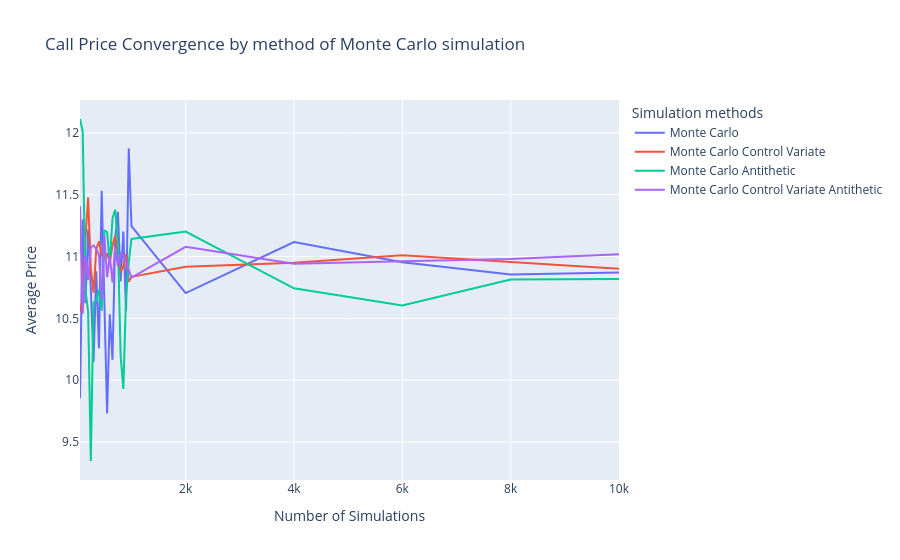

Notebook source saved alongside this figure:
### Code cell
fig = go.Figure()

# Courbe 1 : Moyenne
fig.add_trace(go.Scatter(
    x=df_call_mc.index,
    y=df_call_mc["mean"],
    mode='lines',
    name='Monte Carlo'
))

fig.add_trace(go.Scatter(
    x=df_call_mc_cv.index,
    y=df_call_mc_cv["mean"],
    mode='lines',
    name='Monte Carlo Control Variate'
))

fig.add_trace(go.Scatter(
    x=df_call_mc_an.index,
    y=df_call_mc_an["mean"],
    mode='lines',
    name='Monte Carlo Antithetic'
))

fig.add_trace(go.Scatter(
    x=df_call_mc_an_cv.index,
    y=df_call_mc_an_cv["mean"],
    mode='lines',
    name='Monte Carlo Control Variate Antithetic'
))

fig.update_layout(
    title="Call Price Convergence by method of Monte Carlo simulation",
    xaxis_title="Number of Simulations",
    yaxis_title="Average Price",
    legend_title="Simulation methods"
)

fig.show()

### Figure 1 — Plotly figure (JSON) as saved in the notebook; plotly's stock layout.template omitted (floating-point values rounded to 4 significant figures)
{"data": [{"mode": "lines", "name": "Monte Carlo", "type": "scatter", "x": [50, 100, 150, 200, 250, 300, 350, 400, 450, 500, 550, 600, 650, 700, 750, 800, 850, 900, 950, 1000, 2000, 4000, 6000, 8000, 10000], "y": [9.854, 11.3, 10.62, 11.22, 10.74, 10.15, 10.88, 10.26, 11.53, 10.7, 9.73, 10.53, 10.16, 11.15, 11.36, 10.8, 11.2, 10.56, 11.88, 11.25, 10.7, 11.12, 10.96, 10.86, 10.87]}, {"mode": "lines", "name": "Monte Carlo Control Variate", "type": "scatter", "x": [50, 100, 150, 200, 250, 300, 350, 400, 450, 500, 550, 600, 650, 700, 750, 800, 850, 900, 950, 1000, 2000, 4000, 6000, 8000, 10000], "y": [10.55, 10.66, 11.15, 11.48, 10.9, 10.71, 11.06, 11.12, 11.01, 10.98, 11.03, 10.95, 11.09, 11.17, 11.03, 10.87, 10.92, 11.02, 10.8, 10.84, 10.92, 10.95, 11.01, 10.96, 10.9]}, {"mode": "lines", "name": "Monte Carlo Antithetic", "type": "scatter", "x": [50, 100, 150, 200, 250, 300, 350, 400, 450, 500, 550, 600, 650, 700, 750, 800, 850, 900, 950, 1000, 2000, 4000, 6000, 8000, 10000], "y": [12.11, 12.01, 10.73, 10.55, 9.347, 10.63, 10.64, 10.73, 10.56, 11.21, 11.2, 10.95, 11.31, 11.38, 11.11, 10.2, 9.929, 10.68, 10.95, 11.14, 11.2, 10.74, 10.61, 10.81, 10.82]}, {"mode": "lines", "name": "Monte Carlo Control Variate Antithetic", "type": "scatter", "x": [50, 100, 150, 200, 250, 300, 350, 400, 450, 500, 550, 600, 650, 700, 750, 800, 850, 900, 950, 1000, 2000, 4000, 6000, 8000, 10000], "y": [11.41, 10.54, 11.0, 10.81, 11.07, 11.09, 11.06, 11.01, 10.65, 11.17, 10.83, 11.0, 10.79, 11.08, 10.92, 11.04, 11.0, 10.97, 10.89, 10.83, 11.08, 10.94, 10.96, 10.98, 11.02]}], "layout": {"legend": {"title": {"text": "Simulation methods"}}, "title": {"text": "Call Price Convergence by method of Monte Carlo simulation"}, "xaxis": {"title": {"text": "Number of Simulations"}}, "yaxis": {"title": {"text": "Average Price"}}}}
